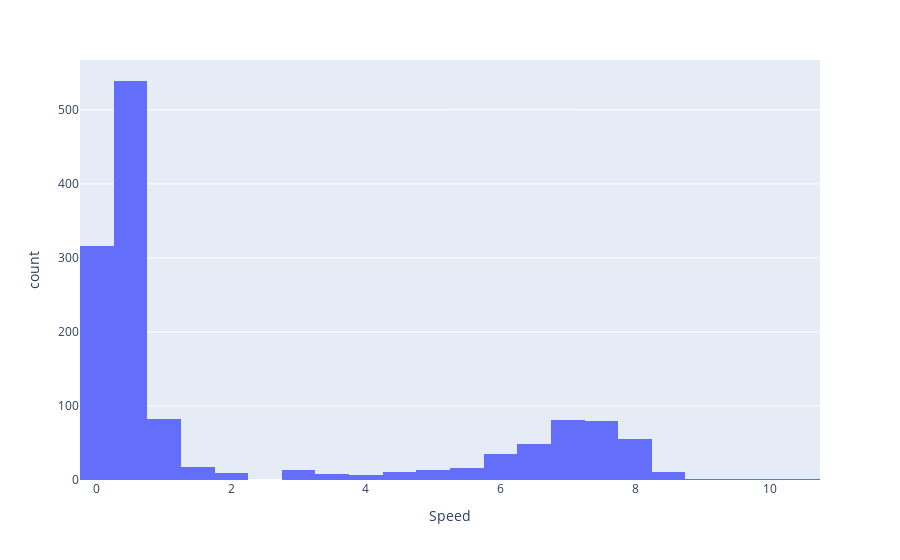

The notebook cell this image was saved under:
### Code cell
cargodf_hist = px.histogram(cargo_df, x='Speed')
cargodf_hist.show()

### Figure 1 — Plotly figure (JSON) as saved in the notebook; plotly's stock layout.template omitted (floating-point values rounded to 4 significant figures; data arrays with more than 128 entries replaced by an {"elided": "..."} marker saying what was removed)
{"data": [{"bingroup": "x", "hovertemplate": "Speed=%{x}<br>count=%{y}<extra></extra>", "legendgroup": "", "marker": {"color": "#636efa", "pattern": {"shape": ""}}, "name": "", "orientation": "v", "showlegend": false, "type": "histogram", "x": {"elided": "1350 float values"}, "xaxis": "x", "yaxis": "y"}], "layout": {"barmode": "relative", "legend": {"tracegroupgap": 0}, "margin": {"t": 60}, "xaxis": {"anchor": "y", "domain": [0, 1], "title": {"text": "Speed"}}, "yaxis": {"anchor": "x", "domain": [0, 1], "title": {"text": "count"}}}}
